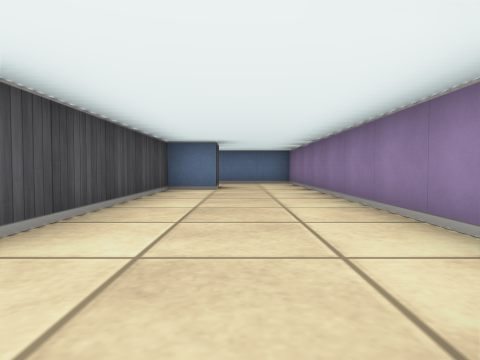
View 1 (above)

19 first-person views from a walk through a cub3D maze. The camera is about half as high as the walls, tilts 2° down and sees 75° across. The floor is counted in squares. Each view is taken from the middle of a square. On the plan, view 1 faces up. The plan holds only what a view shows up to about 9 squares ahead; the rest is blank. The place goes on beyond the plan.

View 2
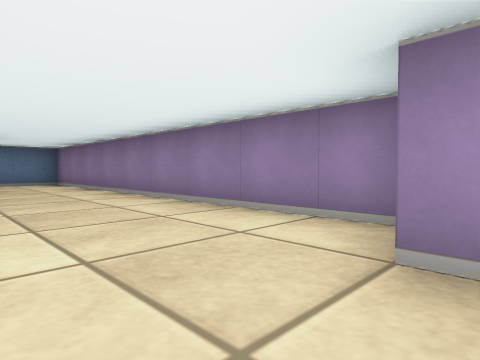

View 3
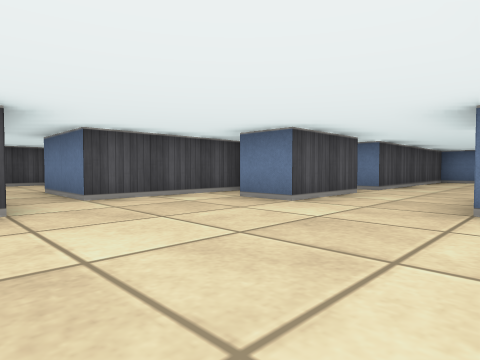

View 4
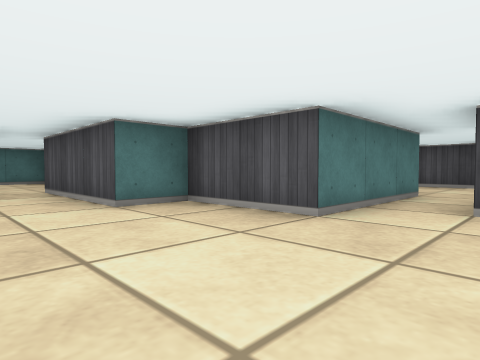

View 5
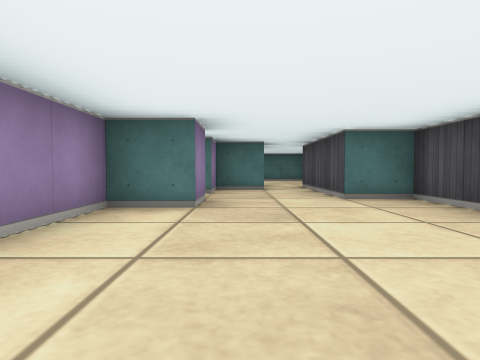

View 6
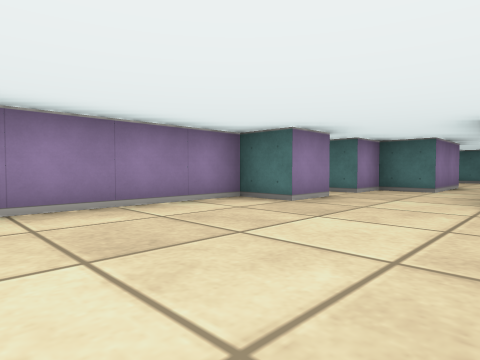

View 7
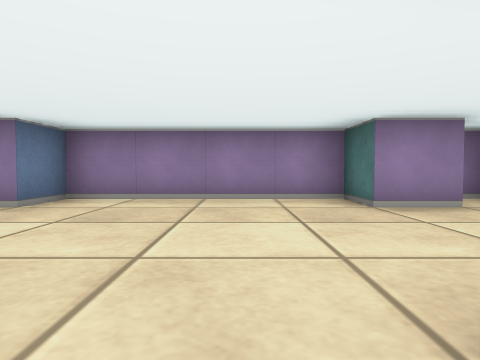

View 8
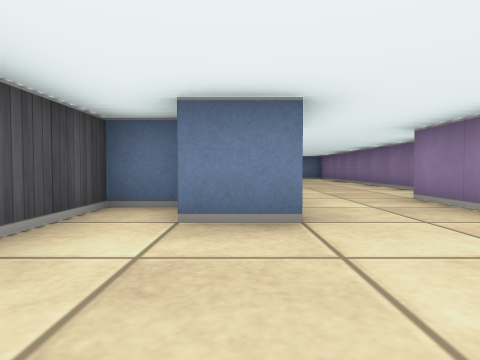

View 9
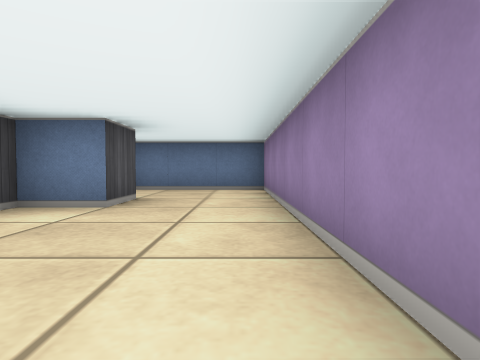

View 10
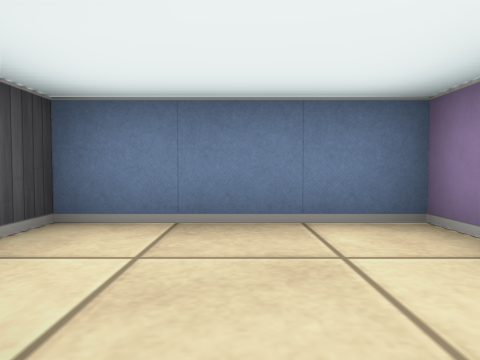

View 11
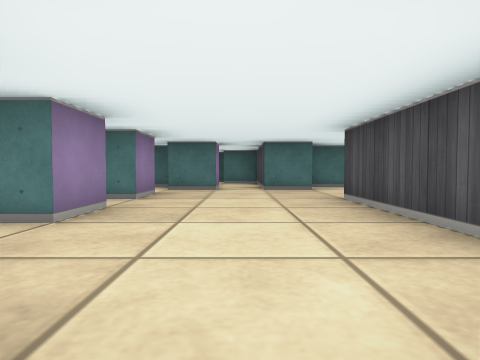

View 12
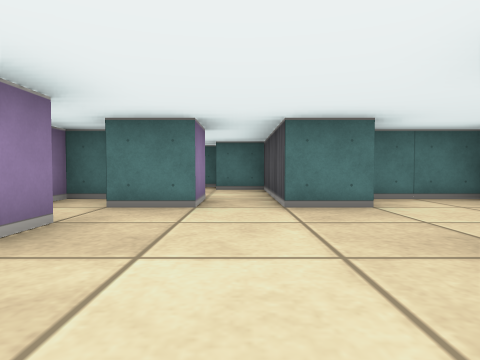

View 13
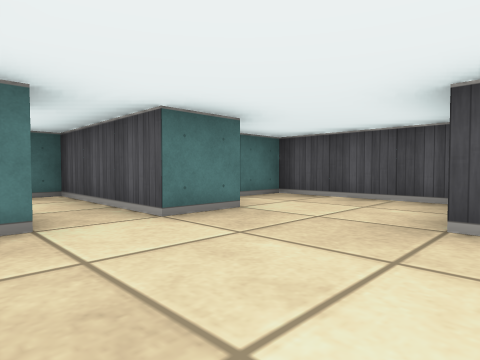

View 14
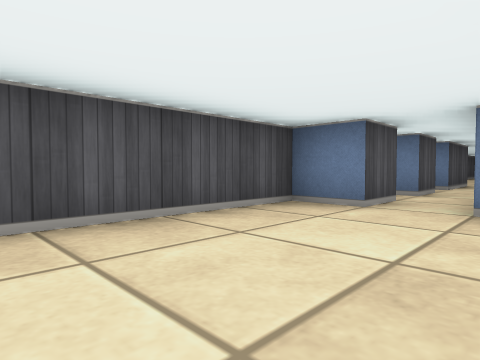

View 15
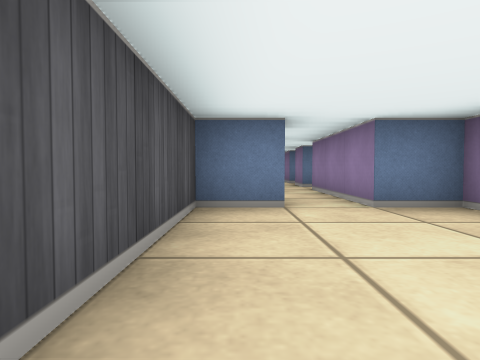

View 16
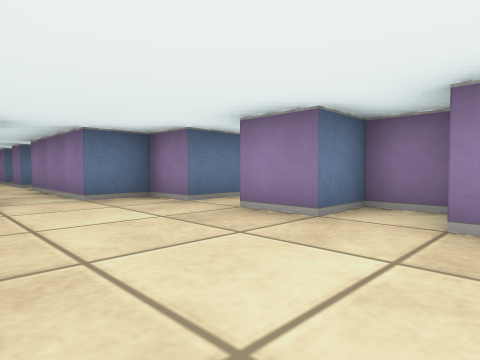

View 17
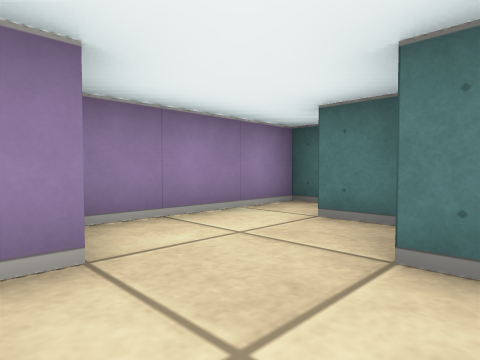

View 18
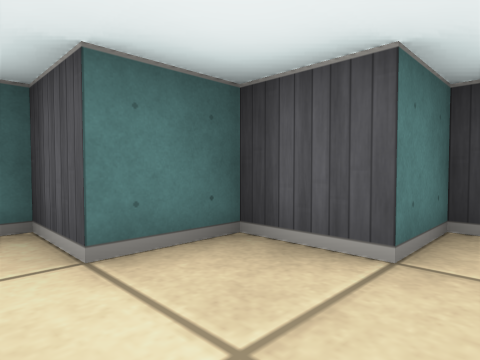

View 19
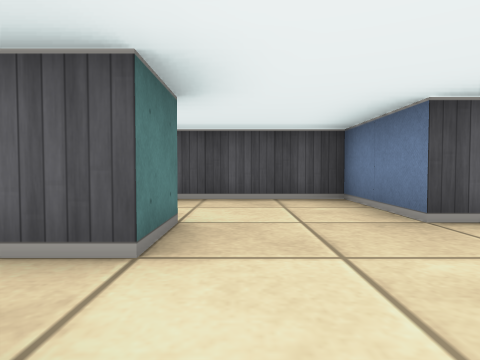

### Floor plan
Key: @ floor where view 1 was taken; # wall or solid block; . floor.
Columns run from 11 left of view 1 to 2 right of it. Each row starts with its distance up from view 1.
 10          #####
  9          #...#
  8          #...#
  7          ##..#
  6          #...#
  5          #...#
  4          #...#
  3    #.    #...#
  2    #.#   #...#
  1    ...   ....#
  0    #.#####.@##
 -1    ..###.#..##
 -2   ##.###.....#
 -3   #...##.....#
 -4   #..........#
 -5   #...###....#
 -6 ###....##...##
 -7 #.....####...#
 -8 #......  #. ##
 -9 #..#.#.###.#
-10 ####.### ..#
-11    #...# ..
-12    ##..# ...
-13     ##.# ...
-14      ######

Positions as (right, up) in squares from view 1, and headings:
1: (0, 0), facing up
2: (-1, 0), facing up-right
3: (1, -5), facing up-left
4: (0, -3), facing down-left
5: (0, -2), facing down
6: (-2, -2), facing down-right
7: (-3, -4), facing right
8: (-2, -4), facing up
9: (1, 3), facing up
10: (0, 7), facing up
11: (-7, -2), facing down
12: (-7, -5), facing down
13: (-6, -6), facing down-left
14: (-6, -6), facing up-left
15: (-8, -6), facing up
16: (-8, -7), facing up-right
17: (-7, -10), facing down-right
18: (-5, -11), facing down-left
19: (-6, -8), facing left
